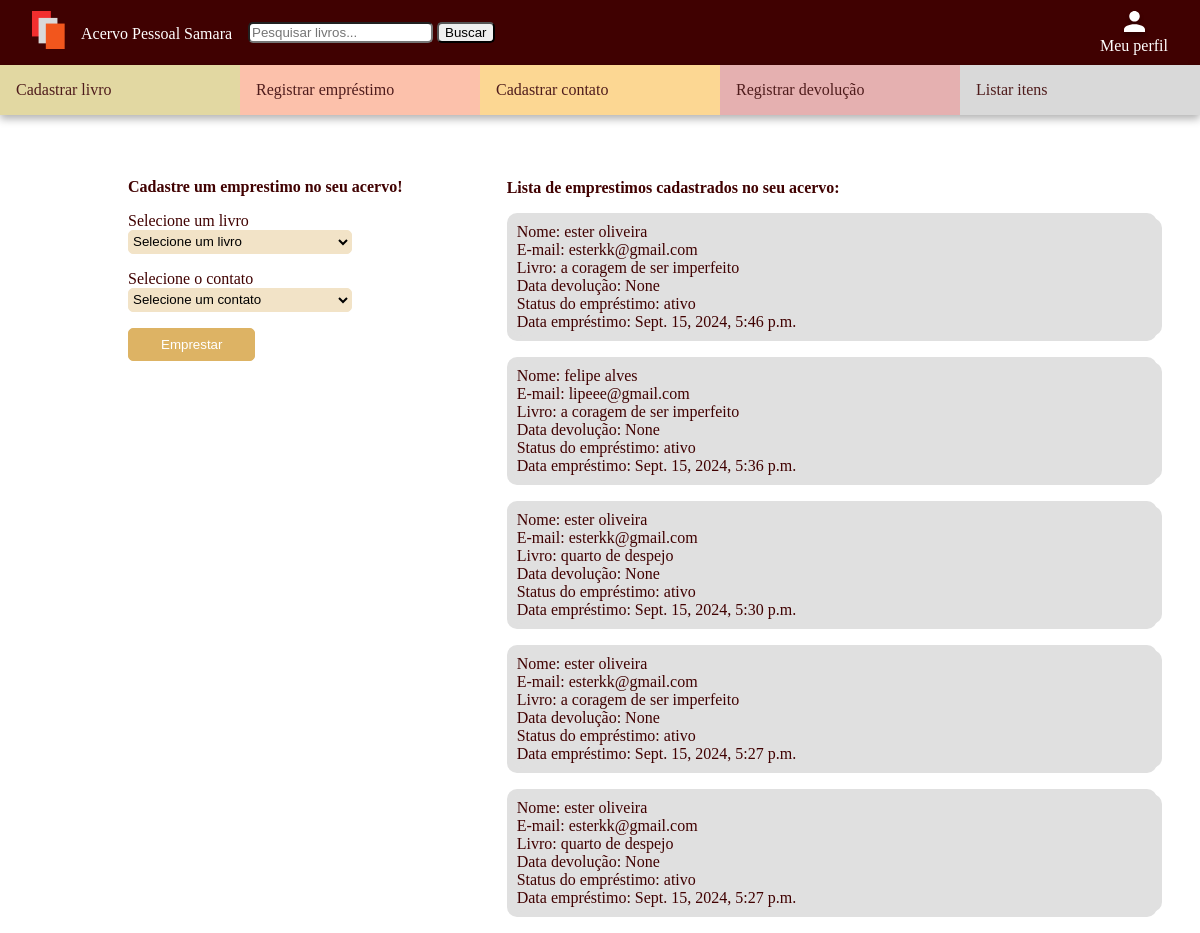
/acervo_pessoal/registrar_emprestimo/ (signed in), run on an earlier commit of the app's database.
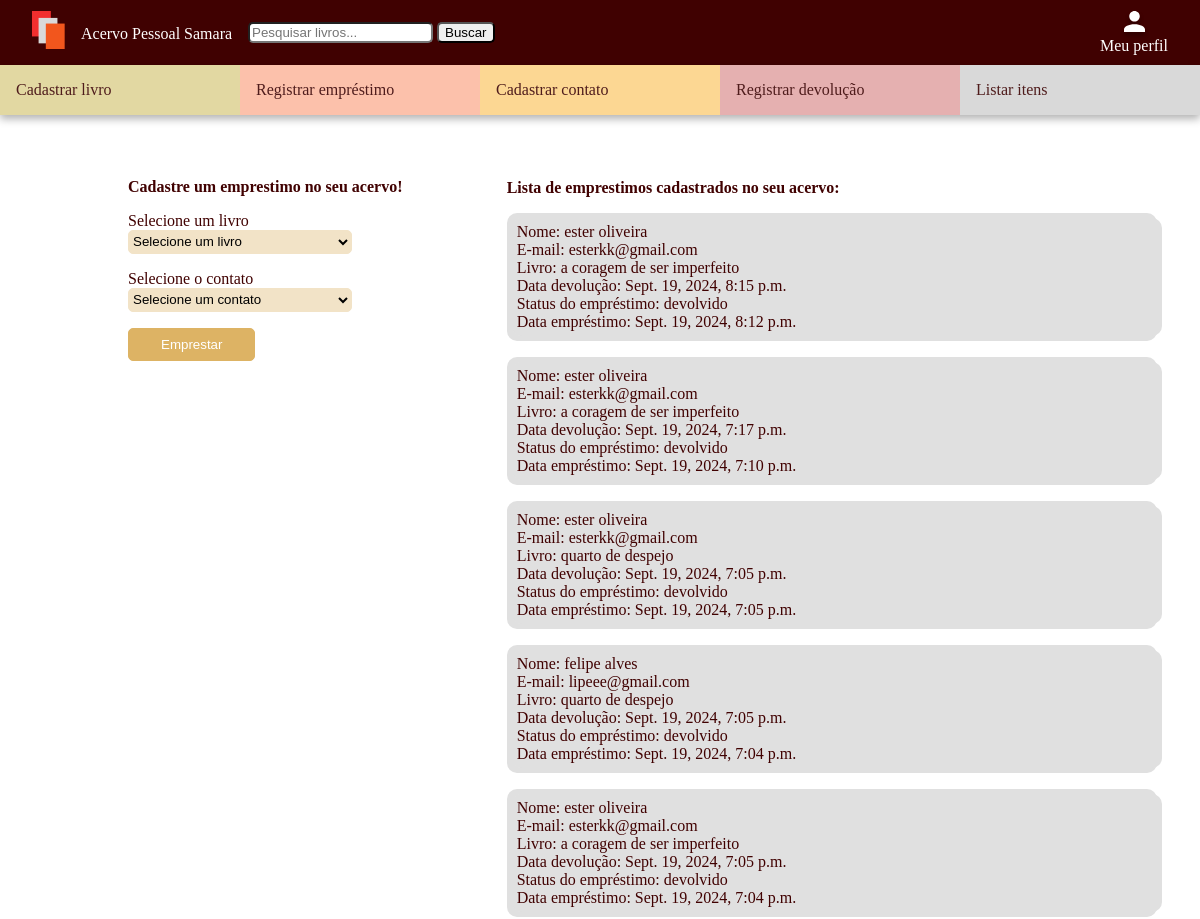
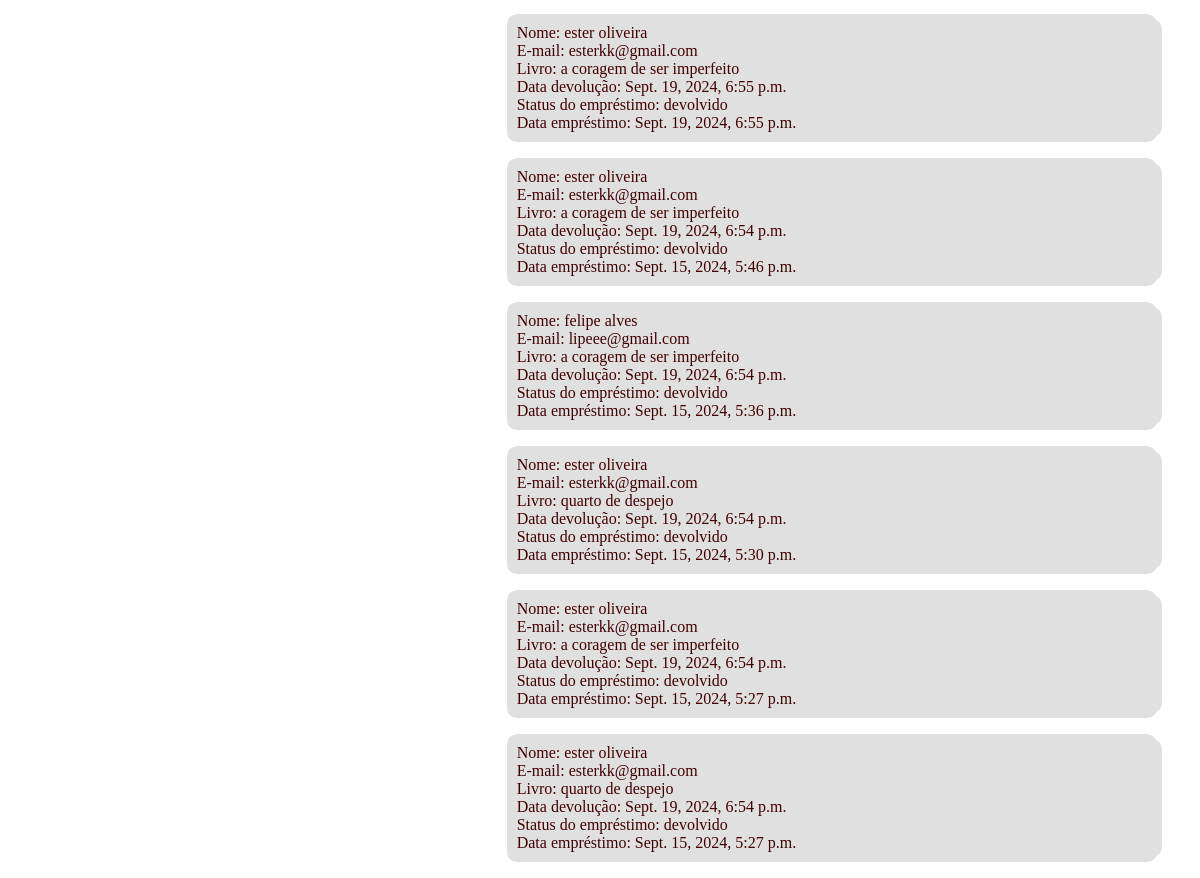
And on a later commit of the database (2 pictures, top to bottom).
### acervo_pessoal/models/emprestimo.py (models this page shows, shortened)
class Emprestimo(models.Model):
    livro = models.ForeignKey(Livro, on_delete=models.CASCADE)
    contato = models.ForeignKey(Contato, on_delete=models.CASCADE)
    data_emprestimo = models.DateTimeField(default=timezone.now)
    data_devolucao = models.DateTimeField(blank=True, null=True)
    usuario = models.ForeignKey(User, on_delete=models.CASCADE)
    status_emprestimo = models.CharField(max_length=10, choices= [ ('ativo', 'Ativo'),
        ('devolvido', 'Devolvido')], default='ativo')

### acervo_pessoal/models/contato.py (models this page shows, shortened)
class Contato(models.Model):
    nome =  models.CharField(max_length=255)
    email = models.EmailField(max_length=255)
    usuario = models.ForeignKey(User, on_delete=models.CASCADE, related_name='contatos', null=True, blank=True)

### acervo_pessoal/models/livro.py (models this page shows, shortened)
class Livro(models.Model):
    nome = models.CharField(max_length=255)
    autor = models.CharField(max_length=255)
    ano  = models.IntegerField()
    foto = models.ImageField(upload_to='capas/')
    usuario = models.ForeignKey(User, on_delete=models.CASCADE, null=True, blank=True)

### acervo_pessoal/views/gerenciarEmprestimo.py (the view, shortened to what this page needs)
# urls.py: path('registrar_emprestimo/', RegistrarEmprestimoView.as_view(), name='registrar_emprestimo'),
class RegistrarEmprestimoView(View):
    def get(self, request, *args, **kwargs):
        emprestimos = Emprestimo.objects.filter(usuario=request.user).order_by('-id')
        contatos = Contato.objects.filter(usuario=request.user)
        livros_emprestados_identificadores = Emprestimo.objects.filter(usuario=request.user, status_emprestimo='ativo').values_list('livro_id', flat=True)
        livros_disponiveis = Livro.objects.filter(usuario=request.user).exclude(id__in=livros_emprestados_identificadores)
        return render(request, 'registrar_emprestimo.html', {'emprestimos': emprestimos, 'livros':livros_disponiveis, 'contatos':contatos})

### acervo_pessoal/templates/registrar_emprestimo.html (shortened to what this page needs)
{% extends 'base_logado.html' %}
{% load static %}
    {% block head %}
    <link rel="stylesheet" href="{% static 'css/registrar_emprestimo.css'%}">
    {% endblock %}
    {% block conteudo %}
    <div class="conteudo-cadastrar-emprestimo">
        <div class="conteudo-colun1">
            <form action="" method="post" enctype="multipart/form-data">
                <label for="" class="display-block item-cadastro-espaco label-cadastro-emprestimo titulo-cadastro-emprestimo">Cadastre um emprestimo no seu acervo!</label>
                <label for="nome" class="display-block label-cadastro-emprestimo">Selecione um livro</label>
                <select name="livro" id="" required class="display-block item-cadastro-espaco input-cadastro-emprestimo">
                    <option value="" {% if not request.POST.livro %}selected{% endif %}>Selecione um livro</option>
                </select>
                <label for="email" class="display-block label-cadastro-emprestimo">Selecione o contato</label>
                <select name="contato" id="" required class="display-block item-cadastro-espaco input-cadastro-emprestimo">
                    {% for contato in contatos %}
                    <option value="" {% if not request.POST.contato %}selected{% endif %}>Selecione um contato</option>
                    {% endfor %}
                </select>
                <button class="botao-cadastro-emprestimo">Emprestar</button>
            </form>
        </div>
        <div class="conteudo-colun2">
            <p class="titulo-conteudo-colun2">Lista de emprestimos cadastrados no seu acervo:</p>
            {% for emprestimo in emprestimos %}
            <ul class="ul-emprestimos-cadastrados-lista-geral">
                <li>
                    <ul class="ul-emprestimos-cadastrados-lista-geral">
                        <li>Nome: {{emprestimo.contato.nome}}</li>
                        <li>E-mail: {{emprestimo.contato.email}}</li>
                        <li>Livro: {{emprestimo.livro.nome}}</li>
                        <li>Data devolução: {{emprestimo.data_devolucao}}</li>
                        <li>Status do empréstimo: {{ emprestimo.status_emprestimo}} </li>
                        <li>Data empréstimo: {{emprestimo.data_emprestimo}}</li>
                    </ul>
                </li>
            </ul>
            {%empty%}
                <p>Nenhum emprestimo cadastrado no momento</p>
            {% endfor %}
        </div>
    </div>
    {% endblock %}

What changed in the data, as far as the page shows it:
added Emprestimo: contato.nome "ester oliveira", contato.email "esterkk@gmail.com", livro.nome "a coragem de ser imperfeito", data_devolucao "Sept. 19, 2024, 8:15 p.m.", status_emprestimo "devolvido", data_emprestimo "Sept. 19, 2024, 8:12 p.m."
added Emprestimo: contato.nome "ester oliveira", contato.email "esterkk@gmail.com", livro.nome "a coragem de ser imperfeito", data_devolucao "Sept. 19, 2024, 7:17 p.m.", status_emprestimo "devolvido", data_emprestimo "Sept. 19, 2024, 7:10 p.m."
added Emprestimo: contato.nome "ester oliveira", contato.email "esterkk@gmail.com", livro.nome "quarto de despejo", data_devolucao "Sept. 19, 2024, 7:05 p.m.", status_emprestimo "devolvido", data_emprestimo "Sept. 19, 2024, 7:05 p.m."
added Emprestimo: contato.nome "felipe alves", contato.email "lipeee@gmail.com", livro.nome "quarto de despejo", data_devolucao "Sept. 19, 2024, 7:05 p.m.", status_emprestimo "devolvido", data_emprestimo "Sept. 19, 2024, 7:04 p.m."
added Emprestimo: contato.nome "ester oliveira", contato.email "esterkk@gmail.com", livro.nome "a coragem de ser imperfeito", data_devolucao "Sept. 19, 2024, 7:05 p.m.", status_emprestimo "devolvido", data_emprestimo "Sept. 19, 2024, 7:04 p.m."
added Emprestimo: contato.nome "ester oliveira", contato.email "esterkk@gmail.com", livro.nome "a coragem de ser imperfeito", data_devolucao "Sept. 19, 2024, 6:55 p.m.", status_emprestimo "devolvido", data_emprestimo "Sept. 19, 2024, 6:55 p.m."
changed Emprestimo "Sept. 15, 2024, 5:46 p.m.": data_devolucao "None" → "Sept. 19, 2024, 6:54 p.m."; status_emprestimo "ativo" → "devolvido"
changed Emprestimo "Sept. 15, 2024, 5:36 p.m.": data_devolucao "None" → "Sept. 19, 2024, 6:54 p.m."; status_emprestimo "ativo" → "devolvido"
changed Emprestimo "Sept. 15, 2024, 5:30 p.m.": data_devolucao "None" → "Sept. 19, 2024, 6:54 p.m."; status_emprestimo "ativo" → "devolvido"
changed Emprestimo (number 10 of 11 on the later page): data_devolucao "None" → "Sept. 19, 2024, 6:54 p.m."; status_emprestimo "ativo" → "devolvido"
changed Emprestimo (number 11 of 11 on the later page): data_devolucao "None" → "Sept. 19, 2024, 6:54 p.m."; status_emprestimo "ativo" → "devolvido"
